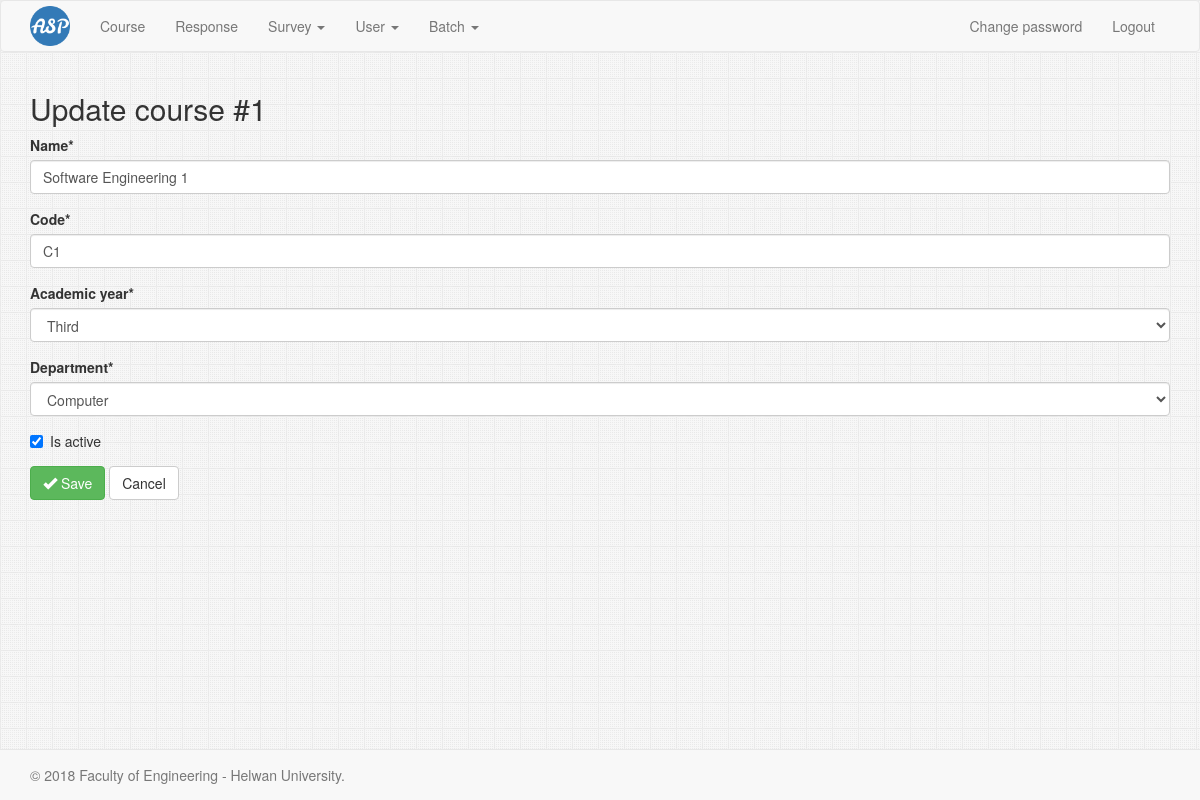
The app's page /course/1/update (signed in) with its own data.
### Course/models.py (models this page shows, shortened)
class Course(models.Model):
    name = models.CharField(
        max_length=200,
    )
    code = models.CharField(
        max_length=200,
    )
    department = models.ForeignKey(
        Department,
        on_delete=models.CASCADE,
        related_name='courses',
    )
    academic_year = models.ForeignKey(
        AcademicYear,
        on_delete=models.CASCADE,
        related_name='courses',
    )
    is_active = models.BooleanField(
        default=True,
    )

### Department/models.py (models this page shows)
class Department(models.Model):
    name = models.CharField(
        max_length=200,
        unique=True,
    )
    def __str__(self):
        return self.name

### Course/views.py (the view)
# urls.py: url(r'^(?P<pk>\d+)/update$', CourseUpdate.as_view(success_url=reverse_lazy('course:list')), name="update"),
@method_decorator([login_required, admin_required], name='dispatch')
class CourseUpdate(UpdateView):
    model = Course
    fields = ('name', 'code', 'academic_year', 'department', 'is_active',)
    template_name = 'Course/course_update.html'

### AcademicYear/models.py (called while the page is built)
    def __str__(self):
        return dict(YEAR_CHOICES).get(self.year)

### Course/templates/Course/course_update.html (shortened to what this page needs)
{% extends 'base.html' %}
{% load crispy_forms_filters %}
{% block content %}
    <h2>Update course #{{ course.id }}</h2>
    <form method="post" novalidate>
        {{ form|crispy }}
        <div class="form-group">
            <button type="submit" class="btn btn-success">
                <span class="glyphicon glyphicon-ok"></span> Save
            </button>
            <a href="{{ request.META.HTTP_REFERER }}" class="btn btn-default">Cancel</a>
        </div>
    </form>
{% endblock %}

### common-static/css/main.css (style rules this page uses)
html { position: relative; min-height: 100%; }
body { margin-bottom: 60px; }

### records on screen
Course: id "1", name "Software Engineering 1", code "C1", academic_year "Third", department "Computer", is_active "☑"
